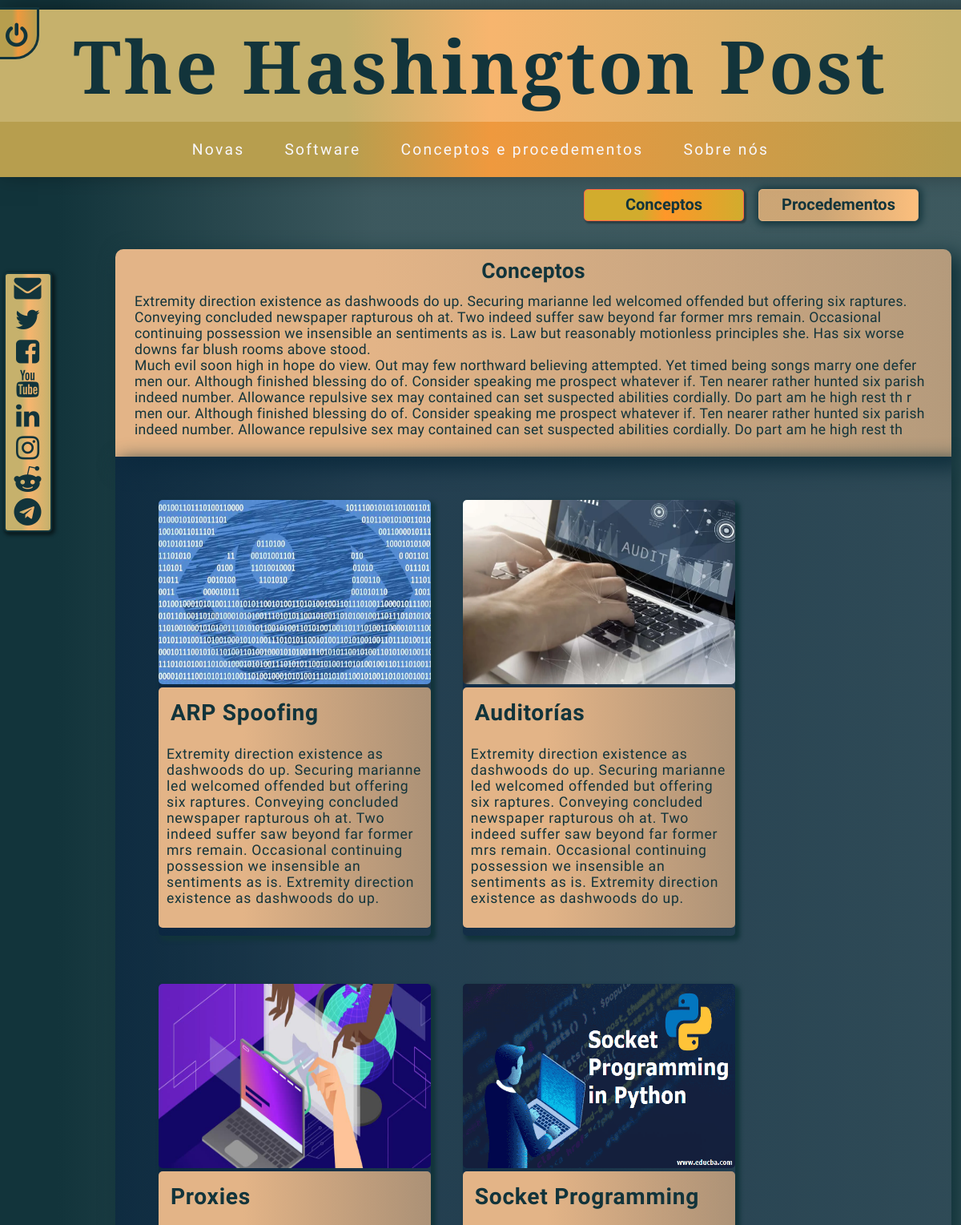
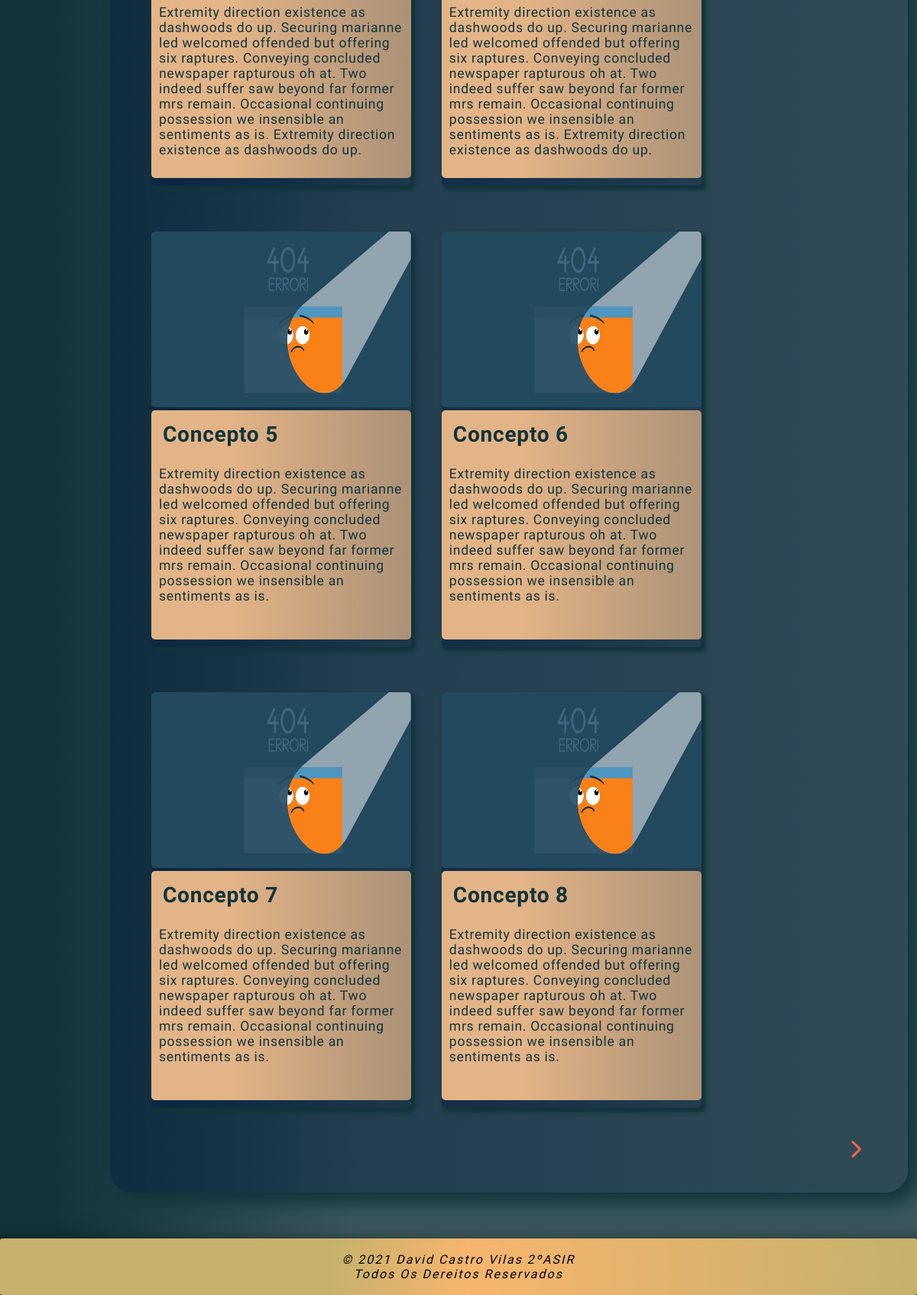
The app's page /the_hashington_post/paxinas/conceptos_e_procedementos.php with its own data (2 pictures, top to bottom).
### tables this page shows
CREATE TABLE `concep_proced` (
  `id_artigo` int(15) NOT NULL,
  `definicion_preview` text NOT NULL,
  `imaxe_preview` varchar(50) DEFAULT NULL,
  `imaxe` varchar(50) DEFAULT NULL,
  `categoría` varchar(15) NOT NULL,
  `titulo` varchar(50) NOT NULL,
  `contido` text NOT NULL,
  `id_usuario` int(10) NOT NULL
);

### the_hashington_post/paxinas/conceptos_e_procedementos.php (the view, shortened to what this page needs)
<?php
include 'header.php';
include 'aside.php';
$datos_conexion = parse_ini_file('../scripts/ini/datos_conexion.ini',true);
?>
    <form class='busqueda2' method='get' action=''>
        <div class='filtro'>
<?php
if (!isset($_GET['selcp'])) { $selcp = 'concepto';
} else {
  $selcp = $_GET['selcp'];
  }
if (!isset($_GET["paxina"])) {
  $paxina="1";
} else {
  $paxina = $_GET["paxina"];
  }
echo "       <label class='lab2' for='proc'><b>Procedementos</b></label>
        </div>
        <div class='filtro'>";
  echo "     <label class='lab2' for='conc'><b>Conceptos</b></label>
        </div>
    </form>";
switch ($selcp) {
    case "concepto":
        echo "
        <div class='cabeceira_c'><h2 class='header_conceptos'>Conceptos</h2>
            <p>Extremity direction existence as dashwoods do up. Securing marianne led welcomed offended but offering six raptures. Conveying concluded newspaper rapturous oh at. Two indeed suffer saw beyond far former mrs remain. Occasional continuing possession we insensible an sentiments as is. Law but reasonably motionless principles she. Has six worse downs far blush rooms above stood.
            <br/>
                Much evil soon high in hope do view. Out may few northward believing attempted. Yet timed being songs marry one defer men our. Although finished blessing do of. Consider speaking me prospect whatever if. Ten nearer rather hunted six parish indeed number. Allowance repulsive sex may contained can set suspected abilities cordially. Do part am he high rest th
                r men our. Although finished blessing do of. Consider speaking me prospect whatever if. Ten nearer rather hunted six parish indeed number. Allowance repulsive sex may contained can set suspected abilities cordially. Do part am he high rest th
            </p>
       </div>";
        break;
}
?>
             <section class='sec_principal2'>
<?php
$end=false;
$numpax = ($paxina -1)*10;
$i=$numpax;
$db = mysqli_connect($datos_conexion["conexion"]["host"], $datos_conexion["conexion"]["user"], $datos_conexion["conexion"]["password"], $datos_conexion["conexion"]["bd"]);
if ($db) {
    $consulta = "SELECT * FROM concep_proced where categoría = '".$selcp."' order by id_artigo limit $i, 8";
    $res_consulta = mysqli_query($db, $consulta);
    if ($res_consulta) {
        while ($concep_proced = mysqli_fetch_assoc($res_consulta)) {
            echo "
                  <div class='software'><a href='conc_prod.php?selcp=".$selcp."&id_artigo=".$concep_proced['id_artigo']."' class='linksw'>
                      <div class='cont_imaxe'>
                          <img src='".$concep_proced['imaxe_preview']."' class='imaxe'>
                          <div class='textoimx'>
                              <p class='pefoto'><b>".$concep_proced['titulo']."</b></p>
                              <p class>".$concep_proced['definicion_preview']."</p>
                          </div>
                      </div></a>
                  </div>";
        }
    }
}
if ($end == false) {
echo "<div class='cambiar'>";
echo "   <a href='conceptos_e_procedementos.php?selcp=$selcp&paxina=".++$paxina."'><i class='fa fa-angle-right'></i></a>";
echo "</div>";
}
?>
      </section>
<?php
     include 'footer.php';
?>

### the_hashington_post/paxinas/header.php (shortened to what this page needs)
<?php
echo "
<!DOCTYPE html>
<html lang='gl'>
    <head>
        <meta charset='UTF-8' name='author' content='David Castro 2ºASIR'>
        <link rel='stylesheet' type='text/css' href='../css/estilos.css'>
        <link rel='stylesheet' href='https://cdnjs.cloudflare.com/ajax/libs/font-awesome/4.7.0/css/font-awesome.min.css'>
        <link rel='icon' type='image/png' href='../imaxes/favicon.ico'>
        <link href='https://fonts.googleapis.com/css?family=Libre Baskerville' rel='stylesheet'>
        <link href='https://fonts.googleapis.com/css?family=Questrial' rel='stylesheet'>
        <title>The Hashington Post</title>
    </head>
    <body>";
    echo "<div class='sec_botons'>";
        echo "
                <li class='login'><a href='./login.php'>
                    <i class='fa fa-power-off fa fa-2x'></i>
                    </a>
                </li>
            </ul>
        </div>
        <header>
            <h1 class='nomepaxina'><a href='../inicio_admin.php'>The Hashington Post</a></h1>
        </header>
        <nav class='navegacion'>
            <ul class='menu'>
                <li><a href='../inicio_admin.php'>Novas</a></li>
                <li><a href='software.php'>Software</a>
                    <ul class='submenu'>
                        <li><a href='kali.php?so=kali'>Kali Linux</a></li>
                        <li><a href='blackarch.php?so=blackarch'>BlackArch Linux</a></li>
                    </ul>
                </li>
                <li><a href='conceptos_e_procedementos.php'>Conceptos e procedementos</a>
                </li>
                <li><a href='about.php'>Sobre n&oacute;s</a></li>
            </ul>
         </nav>";
?>

### the_hashington_post/paxinas/aside.php (shortened to what this page needs)
<?php
echo   "
        <main>
             <aside class='menulateral'>
                <ul>
                    <li>
                        <a href='about.php' class='pls'>
                            <i class='fa fa-envelope fa-2x'></i>
                        </a>
                    </li>
                    <li>
                        <a href='######'>
                            <i class='fa fa-twitter fa-2x'></i>
                        </a>
                    </li>
                    <li>
                        <a href='######'>
                           <i class='fa fa-facebook-square fa-2x'></i>
                        </a>
                    </li>
                    <li>
                        <a href='######'>
                           <i class='fa fa-youtube fa-2x'></i>
                        </a>
                    </li>
                    <li>
                        <a href='######'>
                            <i class='fa fa-linkedin fa-2x'></i>
                        </a>
                    </li>
                    <li>
                       <a href='######'>
                            <i class='fa fa-instagram fa-2x'></i>
                        </a>
                    </li>
                    <li>
                        <a href='######'>
                           <i class='fa fa-reddit-alien fa-2x'></i>
                        </a>
                    </li>
                    <li>
                       <a href='######'>
                             <i class='fa fa-telegram fa-2x'></i>
                        </a>
                    </li>
                </ul>
              </aside>";
?>

### the_hashington_post/paxinas/footer.php
<?php
echo
    "
        </main>
        <footer>
           <em> © 2021 David Castro Vilas 2ºASIR <br/>
           Todos os dereitos reservados
        </footer>
       </body>
    </html>";
?>

### records on screen
concep_proced: imaxe_preview (picture), titulo "ARP Spoofing", definicion_preview "Extremity direction existence as dashwoods do up. Securing marianne led welcomed offended but offering six raptures. Conveying concluded newspaper rapturous oh at. Two indeed suffer saw beyond far former mrs remain. Occasional continuing possession we insensible an sentiments as is. Extremity direction existence as dashwoods do up."
concep_proced: imaxe_preview (picture), titulo "Auditorías", definicion_preview "Extremity direction existence as dashwoods do up. Securing marianne led welcomed offended but offering six raptures. Conveying concluded newspaper rapturous oh at. Two indeed suffer saw beyond far former mrs remain. Occasional continuing possession we insensible an sentiments as is. Extremity direction existence as dashwoods do up."
concep_proced: imaxe_preview (picture), titulo "Proxies", definicion_preview "Extremity direction existence as dashwoods do up. Securing marianne led welcomed offended but offering six raptures. Conveying concluded newspaper rapturous oh at. Two indeed suffer saw beyond far former mrs remain. Occasional continuing possession we insensible an sentiments as is. Extremity direction existence as dashwoods do up."
concep_proced: imaxe_preview (picture), titulo "Socket Programming", definicion_preview "Extremity direction existence as dashwoods do up. Securing marianne led welcomed offended but offering six raptures. Conveying concluded newspaper rapturous oh at. Two indeed suffer saw beyond far former mrs remain. Occasional continuing possession we insensible an sentiments as is. Extremity direction existence as dashwoods do up."
concep_proced: imaxe_preview (placeholder picture), titulo "Concepto 5", definicion_preview "Extremity direction existence as dashwoods do up. Securing marianne led welcomed offended but offering six raptures. Conveying concluded newspaper rapturous oh at. Two indeed suffer saw beyond far former mrs remain. Occasional continuing possession we insensible an sentiments as is."
concep_proced: imaxe_preview (placeholder picture), titulo "Concepto 6", definicion_preview "Extremity direction existence as dashwoods do up. Securing marianne led welcomed offended but offering six raptures. Conveying concluded newspaper rapturous oh at. Two indeed suffer saw beyond far former mrs remain. Occasional continuing possession we insensible an sentiments as is."
concep_proced: imaxe_preview (placeholder picture), titulo "Concepto 7", definicion_preview "Extremity direction existence as dashwoods do up. Securing marianne led welcomed offended but offering six raptures. Conveying concluded newspaper rapturous oh at. Two indeed suffer saw beyond far former mrs remain. Occasional continuing possession we insensible an sentiments as is."
concep_proced: imaxe_preview (placeholder picture), titulo "Concepto 8", definicion_preview "Extremity direction existence as dashwoods do up. Securing marianne led welcomed offended but offering six raptures. Conveying concluded newspaper rapturous oh at. Two indeed suffer saw beyond far former mrs remain. Occasional continuing possession we insensible an sentiments as is."
